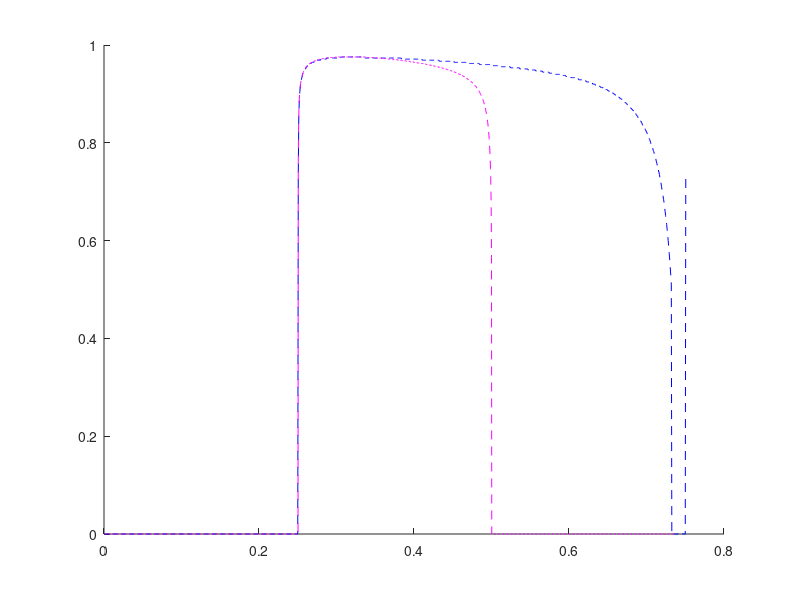

The MATLAB source for this figure: (Note: this script raises an error after producing the figure.)
se = load('sigma_ea_900.dat');
sr = load('sigma_re_900.dat');

hold on
plot(se(:,1),se(:,2),'--b')
plot(sr(:,1),sr(:,2),'--m')

Tp= linspace(0.25001,0.49999,400);
sig1 = 1-sqrt(p0*h(Tp).^3./dh(Tp));
plot(Tp,sig1,'-r');